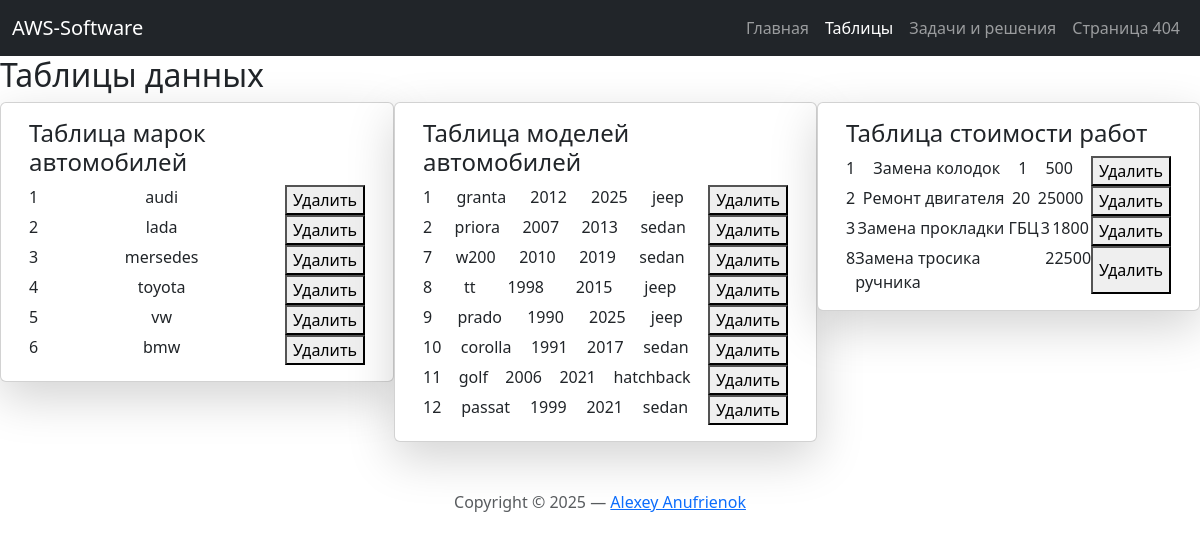
/tables, run on an earlier commit of the app's database.
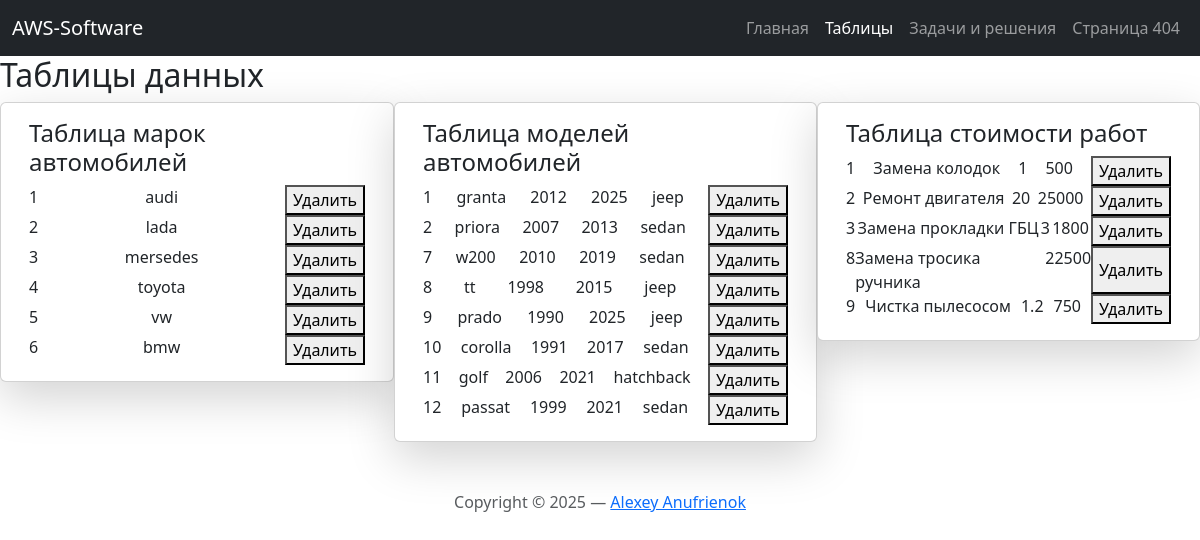
And on a later commit of the database.
### tables this page shows
CREATE TABLE `carbrands` (
  `id` int(11) NOT NULL,
  `carBrand` varchar(30) DEFAULT NULL
);

CREATE TABLE `carmodels` (
  `id` int(11) NOT NULL,
  `carModel` varchar(30) DEFAULT NULL,
  `startDate` varchar(30) DEFAULT NULL,
  `endDate` varchar(30) DEFAULT NULL,
  `carImage` varchar(100) DEFAULT NULL,
  `carType` varchar(30) DEFAULT NULL,
  `carBrand_id` int(30) NOT NULL,
  `workType_id` int(30) NOT NULL
);

CREATE TABLE `workcosts` (
  `id` int(11) NOT NULL,
  `workType` varchar(30) DEFAULT NULL,
  `workTime` varchar(30) DEFAULT NULL,
  `workCost` varchar(30) DEFAULT NULL
);

### app/controllers/Controller_tables.php (called while the page is built, shortened)
<?php
class Controller_tables extends Controller
{
    public function __construct()
    {
        $this->model = new Model_tables();
    }
    public function action_index(): void
    {
        $data = $this->model->getDataFromTable();
        $this->view->generate(
            'tables_view.php',
            'template_view.php',
            $data
        );
    }
}

### app/bootstrap.php (called while the page is built, shortened)
<?php
Router::start();

### index.php (called while the page is built, shortened)
<?php
require_once 'app/bootstrap.php';

### app/core/Connect.php (called while the page is built, shortened)
<?php
class Connect extends Db
{
    public static function db($database = null): PDO
    {
        $db = new db(
            CONFIG['host'],
            CONFIG['dbname'],
            CONFIG['charset'],
            CONFIG['username'],
            CONFIG['password'],
        );
        $dbVars = get_object_vars($db);
        try {
            if ($database == null) {
                return new PDO(
                    "mysql:host=$dbVars[host]",
                    "$dbVars[username]",
                    "$dbVars[password]"
                );
            } else {
                return new PDO(
                    "mysql:host=$dbVars[host];
                    dbname=$dbVars[dbname]",
                    "$dbVars[username]",
                    "$dbVars[password]"
                );
            }
        } catch (\Exception $e) {
            error_log($e->getMessage());
            die('MySQL is not connected!!!');
        }
    }
    public static function getAllTables(): false|array
    {
        return self::db(CONFIG['dbname'])
            ->query('SHOW TABLES')
            ->fetchAll(PDO::FETCH_COLUMN);
    }
    public static function getDataFromTable($dbname, $table): false|array
    {
        $tables = self::getAllTables();
        if (!in_array($table, $tables)) {
            try {
                $stm = self::db($dbname)->prepare("SELECT * FROM `$table`;");
                $stm->execute();
                return $stm->fetchAll(2);
            } catch (\PDOException $e) {
                error_log($e->getMessage());
            }
        }
        return false;
    }
}

### app/models/Model_tables.php (called while the page is built, shortened)
<?php
class Model_tables
{
    public function getDataFromTable(): false|array
    {
        $tables = ['carBrands', 'carModels', 'workCosts'];
        $carBrands = Connect::getDataFromTable(CONFIG['dbname'], 'carBrands');
        $carModels = Connect::getDataFromTable(CONFIG['dbname'], 'carModels');
        $workCosts = Connect::getDataFromTable(CONFIG['dbname'], 'workCosts');
        $values = [$carBrands, $carModels, $workCosts];
        return array_combine($tables, $values);
    }
}

### app/views/tables_view.php (the view, shortened to what this page needs)
<h2>Таблицы данных</h2>
<section class="d-flex">
    <div class="h-100">
        <div class="container h-100">
            <div class="row justify-content-sm-center h-100">
                <div class="card shadow-lg">
                    <div class="card-body">
                        <h4>Таблица марок автомобилей</h4>
                        <div class="d-flex flex-column">
                            <?php
                            foreach ($data['carBrands'] as $item) {
                                ?>
                                <form action="/tables/deletecarbrands" method="post">
                                    <div class="d-flex justify-content-between">
                                        <div class="cell"><?= $item['id']; ?></div>
                                        <div class="cell"><?= $item['carBrand']; ?></div>
                                        <button type="submit">Удалить</button>
                                    </div>
                                </form>
                                <?php
                            } ?>
                        </div>
                    </div>
                </div>
            </div>
        </div>
    </div>
    <div class="h-100">
        <div class="container h-100">
            <div class="row justify-content-sm-center h-100">
                <div class="card shadow-lg">
                    <div class="card-body">
                        <h4>Таблица моделей автомобилей</h4>
                        <div class="d-flex flex-column">
                            <?php
                            foreach ($data['carModels'] as $item) {
                                ?>
                                <form action="/tables/deletecarmodels" method="post">
                                    <div class="d-flex justify-content-between">
                                        <div class="cell"><?= $item['id']; ?></div>
                                        <div class="cell"><?= $item['carModel']; ?></div>
                                        <div class="cell"><?= $item['startDate']; ?></div>
                                        <div class="cell"><?= $item['endDate']; ?></div>
                                        <div class="cell"><?= $item['carType']; ?></div>
                                        <button type="submit">Удалить</button>
                                    </div>
                                </form>
                                <?php
                            } ?>
                        </div>
                    </div>
                </div>
            </div>
        </div>
    </div>
    <div class="h-100">
        <div class="container h-100">
            <div class="row justify-content-sm-center h-100">
                <div class="card shadow-lg">
                    <div class="card-body">
                        <h4>Таблица стоимости работ</h4>
                        <div class="d-flex flex-column">
                            <?php
                            foreach ($data['workCosts'] as $item) {
                                ?>
                                <form action="/tables/deleteworkcosts" method="post">
                                    <div class="d-flex justify-content-between">
                                        <div class="cell"><?= $item['id']; ?></div>
                                        <div class="cell"><?= $item['workType']; ?></div>
                                        <div class="cell"><?= $item['workTime']; ?></div>
                                        <div class="cell"><?= $item['workCost']; ?></div>
                                        <button type="submit">Удалить</button>
                                    </div>
                                </form>
                                <?php
                            } ?>
                        </div>
                    </div>
                </div>
            </div>
        </div>
    </div>
</section>

### app/core/Router.php (shortened to what this page needs)
<?php
class Router
{
    public static function start(): void
    {
        $controller_name = 'main';
        $action_name = 'index';
        $routes = explode('/', $_SERVER['REQUEST_URI']);
        if (!empty($routes[1])) {
            $controller_name = $routes[1];
        }
        $controller_name = 'Controller_' . $controller_name;
        $action_name = 'action_' . $action_name;
        $controller_file = $controller_name . '.php';
        $controller_path = 'app/controllers/' . $controller_file;
        if (file_exists($controller_path)) {
            $controller = new $controller_name();
            $action = $action_name;
            if (method_exists($controller, $action)) {
                $controller->$action();
            } else {
            }
        } else {
        }
    }
}

### app/core/View.php (shortened to what this page needs)
<?php
class View
{
    public function generate($content_view, $template_view, $data = null): void
    {
        if (is_file('app/views/' . $template_view)) {
            include 'app/views/' . $template_view;
        }
    }
}

### app/views/template_view.php (shortened to what this page needs)
<!DOCTYPE html>
<html lang="ru">
<head>
    <link rel="stylesheet" type="text/css" href="/<?= APP; ?>/public/styles/normalize.css"/>
    <link rel="stylesheet" type="text/css" href="/<?= APP; ?>/public/styles/styles.css"/>
    <link rel="stylesheet" type="text/css" href="/<?= APP; ?>/public/styles/fonts.css"/>
    <link rel="stylesheet" type="text/css" href="/<?= APP; ?>/public/styles/media.css"/>
    <link rel="stylesheet" type="text/css" href="/vendor/twbs/bootstrap/dist/css/bootstrap.min.css"/>
</head>
<body>
<nav class="navbar navbar-expand-md navbar-dark bg-dark">
    <div class="container-fluid">
        <a class="navbar-brand" href="#">AWS-Software</a>
        <div class="collapse navbar-collapse d-flex justify-content-end" id="navbarCollapse">
            <ul class="navbar-nav mb-2 mb-md-0">
                <li class="nav-item">
                    <a class="nav-link<?php
                    if ($_SERVER['REQUEST_URI'] == "/") {
                        echo ' active';
                    } ?>" <?php
                    if ($_SERVER['REQUEST_URI'] == "/") {
                        echo 'aria-current="page"';
                    } ?> href="/">
                        Главная
                    </a>
                </li>
                <li class="nav-item">
                    <a class="nav-link<?php
                    if ($_SERVER['REQUEST_URI'] == "/tables") {
                        echo ' active';
                    } ?>" <?php
                    if ($_SERVER['REQUEST_URI'] == "/tables") {
                        echo 'aria-current="page"';
                    } ?> href="/tables">
                        Таблицы
                    </a>
                </li>
                <li class="nav-item">
                    <a class="nav-link<?php
                    if ($_SERVER['REQUEST_URI'] == "/task") {
                        echo ' active';
                    } ?>" <?php
                    if ($_SERVER['REQUEST_URI'] == "/task") {
                        echo 'aria-current="page"';
                    } ?> href="/task">
                        Задачи и решения
                    </a>
                </li>
                <li class="nav-item">
                    <a class="nav-link<?php
                    if ($_SERVER['REQUEST_URI'] == "/404") {
                        echo ' active';
                    } ?>" <?php
                    if ($_SERVER['REQUEST_URI'] == "/404") {
                        echo 'aria-current="page"';
                    } ?> href="/404">
                        Страница 404
                    </a>
                </li>
            </ul>
        </div>
    </div>
</nav>
<?php
include 'app/views/' . $content_view; ?>
<div class="text-center mt-5 text-muted">
    Copyright &copy; 2025 &mdash; <a href="https://github.com/AnufrienokAlexey">Alexey Anufrienok</a>
</div>
</body>
</html>

What changed in the data, as far as the page shows it:
added workcosts: id "9", workType "Чистка пылесосом", workTime "1.2", workCost "750"
